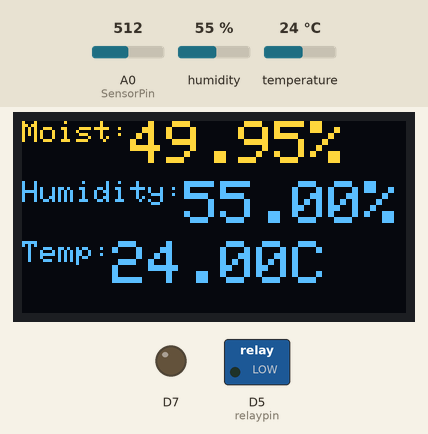
This sketch was run on a simulated ESP8266 (NodeMCU). Parts: 128×64 one-colour display, switched loads named in the sketch (green lamp = pin HIGH), output pins drawn as LEDs (lit = HIGH). The test bench sets the inputs (shaded band); at power-on: A0 (SensorPin) = 512, humidity 55 %, temperature 24 °C. The OLED is the two-colour kind (top 16 rows yellow); WiFi joins after 1.5 s; servers stay silent unless stated; the display library's start-up logo is not drawn; what the sketch prints to the serial monitor is not drawn.

Above: at 5.2 s.
5.3 s: A0 (SensorPin) set to 650
At 6.5 s:
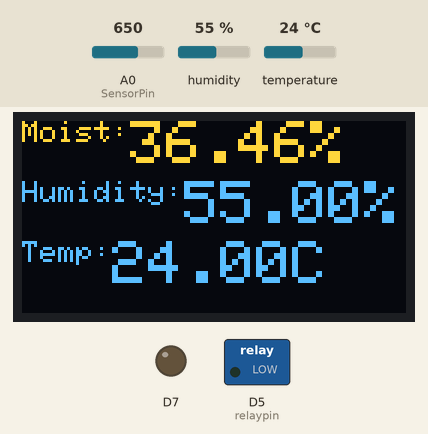
8.6 s: A0 (SensorPin) set to 677
At 10.6 s:
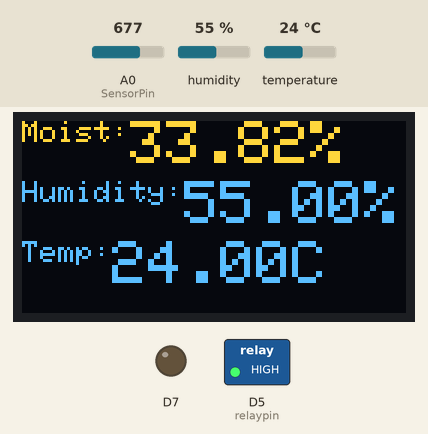
12.4 s: humidity set to 22 %
At 16.1 s:
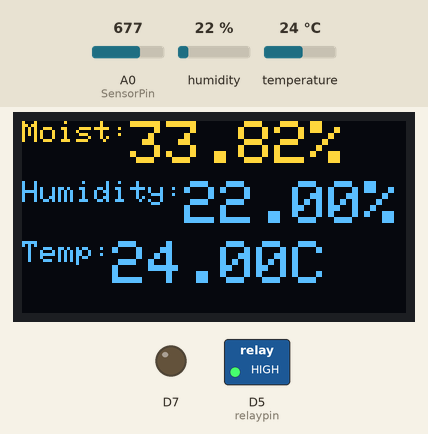
16.2 s: temperature set to 12 °C
At 18.6 s:
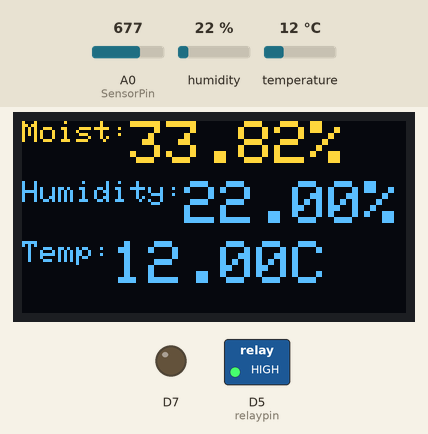
18.7 s: humidity set to 40 %
At 21.1 s:
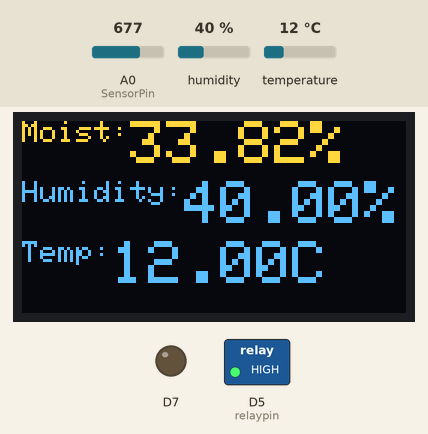
21.2 s: A0 (SensorPin) set to 716
At 22.7 s:
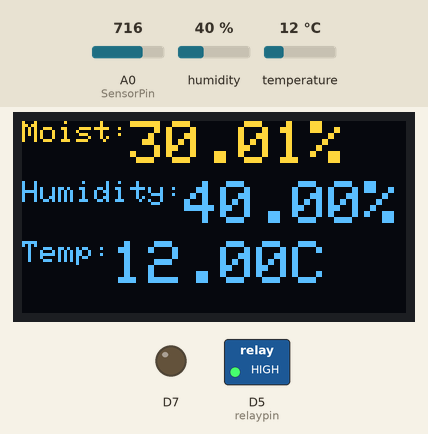
Timing chart, 0 to 24.2 s (numbered marks = the images above; inputs shaded):
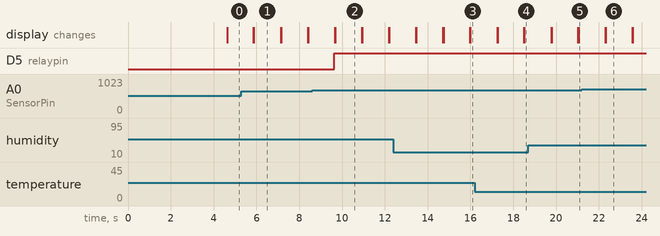

Measured:
- the behaviour switches between 664 and 665 on A0 (SensorPin) (found by bisection; images 1 and 2)
- after the input at 5.3 s, the display: first differs from a run without the input after 0.59 s (image 1)
- after the input at 8.6 s, D5 (relaypin): LOW → HIGH after 1.0 s; the display: first differs from a run without the input after 1.1 s (image 2)
- after the input at 12.4 s, the display: first differs from a run without the input after 2.3 s (image 3)
- after the input at 16.2 s, the display: first differs from a run without the input after 1.1 s (image 4)
- after the input at 18.7 s, the display: first differs from a run without the input after 1.1 s (image 5)
- after the input at 21.2 s, the display: first differs from a run without the input after 1.1 s (image 6)

The sketch:

smart_agri_final.ino
```cpp
#include <ESP8266WiFi.h>
#include <SPI.h>
#include <Wire.h>
#include <Adafruit_GFX.h>
#include <Adafruit_SSD1306.h>
#include "DHT.h"

#define SCREEN_WIDTH 128 // OLED display width, in pixels
#define SCREEN_HEIGHT 64 // OLED display height, in pixels
#define OLED_RESET -1 // Reset pin # (or -1 if sharing Arduino reset pin)

#define DHTPIN D4         //pin where the dht11 is connected
#define DHTTYPE DHT11
DHT dht(DHTPIN, DHTTYPE);

String apiKey = "88317ZL6AXI2BU75"; // Enter your Write API key from ThingSpeak
const char *ssid = "Power";     // replace with your wifi ssid and wpa2 key
const char *pass = "90909090";
const char* server = "api.thingspeak.com";

Adafruit_SSD1306 display(SCREEN_WIDTH, SCREEN_HEIGHT, &Wire, OLED_RESET);

const int AirValue = 790;   //you need to replace this value with Value_1
const int WaterValue = 390;  //you need to replace this value with Value_2
const int SensorPin = A0;
int soilMoistureValue = 0;
int soilmoisturepercent=0;
int relaypin = D5;
 int sensorValue;
 int limit = 35;
WiFiClient client;


void setup() {
  Serial.begin(115200); // open serial port, set the baud rate to 9600 bps
  display.begin(SSD1306_SWITCHCAPVCC, 0x3C); //initialize with the I2C addr 0x3C (128x64)
  display.display(); //Display logo
  display.clearDisplay();
  pinMode(relaypin, OUTPUT);
   pinMode(13, OUTPUT);

  dht.begin();

  WiFi.begin(ssid, pass);

  while (WiFi.status() != WL_CONNECTED)
  {
    delay(500);
    Serial.print(".");
  }
    Serial.println("");
    Serial.println("WiFi connected");
    delay(2000);
}


void loop()
{
    delay(1000);
   float moisture_percentage;
  // Reading temperature or humidity takes about 250 milliseconds!
  // Sensor readings may also be up to 2 seconds 'old' (its a very slow sensor)
  float h = dht.readHumidity();
  // Read temperature as Celsius (the default)
  float t = dht.readTemperature();
  // Read temperature as Fahrenheit (isFahrenheit = true)
  float f = dht.readTemperature(true);

 sensorValue = analogRead(SensorPin);
// Serial.println("Analog Value : ");
// Serial.println(sensorValue);
 moisture_percentage = ( 100 - ( (sensorValue/1023.00) * 100 ) );
  Serial.print("Moisture Percentage = ");
  Serial.print(moisture_percentage);
  Serial.print("%\n\n");

 if (moisture_percentage<limit) {
 digitalWrite(D5, HIGH);
 }
 else {
 digitalWrite(D5, LOW);
 }


 display.display();

  // Check if any reads failed and exit early (to try again).
  if (isnan(h) || isnan(t) || isnan(f)) {
    Serial.println(F("Failed to read from DHT sensor!"));
    return;
  }

  // Compute heat index in Fahrenheit (the default)
  float hif = dht.computeHeatIndex(f, h);
  // Compute heat index in Celsius (isFahreheit = false)
  float hic = dht.computeHeatIndex(t, h, false);

  Serial.print(F(" Humidity: "));
  Serial.print(h);
  Serial.print(F("%  Temperature: "));
  Serial.print(t);
  Serial.print(F("C "));
  //
//  Serial.print(F("F  Heat index: "));
//  Serial.print(hic);
//  Serial.print(F("C "));
//  Serial.print(hif);
//  Serial.println(F("F"));

  soilMoistureValue = analogRead(SensorPin);  //put Sensor insert into soil
  Serial.println(soilMoistureValue);

  //soilmoisturepercent = map(soilMoistureValue, AirValue, WaterValue, 0, 100);


//if(soilmoisturepercent > 100)
//{
//  Serial.println("100 %");

  display.setCursor(0,0);  //oled display
  display.setTextSize(1);
  display.setTextColor(WHITE);
  if(moisture_percentage<0){
  display.print("Moist:");
  display.setTextSize(2);
 display.print(0);
 display.println("%");
  }
  else{
     display.print("Moist:");
  display.setTextSize(2);
 display.print(moisture_percentage);
 display.println("%");
  }
  display.setCursor(0,20);  //oled display
  display.setTextSize(1);
  display.print("Humidity:");
  display.setTextSize(2);
  display.print(h);
  display.println("%");
  display.setCursor(0,40);  //oled display
  display.setTextSize(1);
  display.print("Temp:");
  display.setTextSize(2);
  display.print(t);
  display.println("C");
  display.display();


  display.clearDisplay();
//}


//else if(soilmoisturepercent <0)
//{
//  Serial.println("0 %");
//
//  display.setCursor(0,0);  //oled display
//  display.setTextSize(2);
//  display.setTextColor(WHITE);
//  display.print("Soil :");
//  display.setTextSize(1);
//  display.print("0");
//  display.println(" %");
//  display.setCursor(0,20);  //oled display
//  display.setTextSize(2);
//  display.print("Air RH:");
//  display.setTextSize(2);
//  display.print(h);
//  display.println(" %");
//  display.setCursor(0,40);  //oled display
//  display.setTextSize(2);
//  display.print("Temp:");
//  display.setTextSize(2);
//  display.print(t);
//  display.println(" C");
//  display.display();
//
//  delay(250);
//  display.clearDisplay();
//}
//

//else if(soilmoisturepercent >=0 && soilmoisturepercent <= 100)
//{
//  Serial.print(soilmoisturepercent);
//  Serial.println("%");
//
//  display.setCursor(0,0);  //oled display
//  display.setTextSize(2);
//  display.setTextColor(WHITE);
//  display.print("Soil RH:");
//  display.setTextSize(1);
//  display.print(soilmoisturepercent);
//  display.println(" %");
//  display.setCursor(0,20);  //oled display
//  display.setTextSize(1);
//  display.print("humidity:");
//  display.setTextSize(1);
//  display.print(h);
//  display.println(" %");
//  display.setCursor(0,40);  //oled display
//  display.setTextSize(2);
//  display.print("Temp:");
//  display.setTextSize(1);
//  display.print(t);
//  display.println(" C");
//  display.display();
//
//  delay(250);
//  display.clearDisplay();
//}

//  if(soilmoisturepercent >=0 && soilmoisturepercent <= 30)
//  {
//    digitalWrite(relaypin, HIGH);
//    Serial.println("Motor is ON");
//  }
//  else if (soilmoisturepercent >30 && soilmoisturepercent <= 100)
//  {
//    digitalWrite(relaypin, LOW);
//    Serial.println("Motor is OFF");
//  }

  if (client.connect(server, 80)) // "184.106.153.149" or api.thingspeak.com
  {
    String postStr = apiKey;
//      postStr += "&field1=";
//      postStr += String(soilmoisturepercent);
      postStr += "&field1=";
      postStr += String(t);
      postStr += "&field2=";
      postStr += String(h);
      postStr += "&field3=";
      postStr += String(moisture_percentage);
//      postStr += "&field4=";
//      postStr += String(relaypin);
//      postStr += "\r\n\r\n\r\n\r\n";

    client.print("POST /update HTTP/1.1\n");
    client.print("Host: api.thingspeak.com\n");
    client.print("Connection: close\n");
    client.print("X-THINGSPEAKAPIKEY: " + apiKey + "\n");
    client.print("Content-Type: application/x-www-form-urlencoded\n");
    client.print("Content-Length: ");
    client.print(postStr.length());
    client.print("\n\n");
    client.print(postStr);

  }
    client.stop();

}
```
